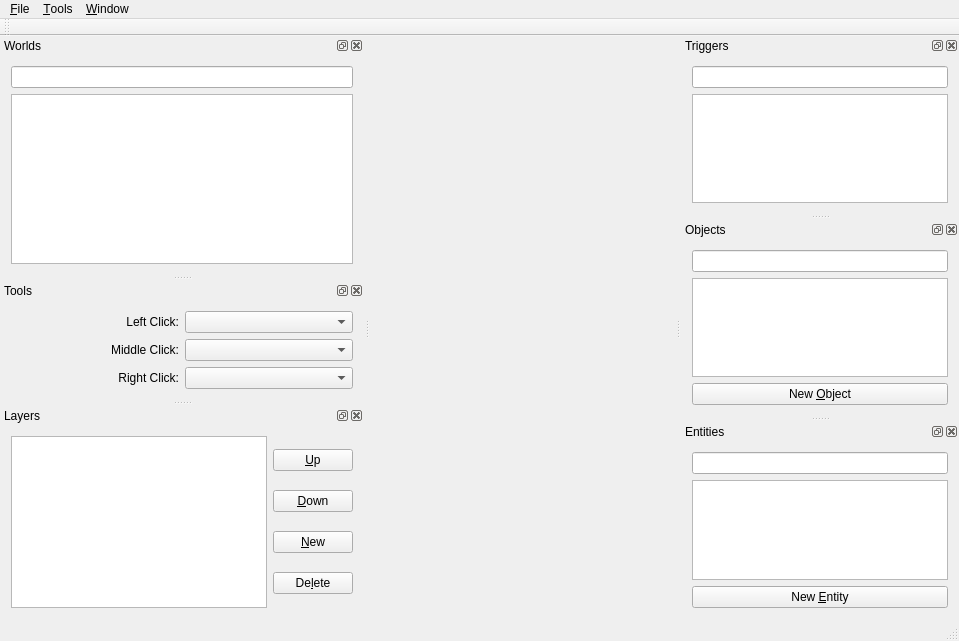
<?xml version="1.0" encoding="UTF-8"?>
<ui version="4.0">
 <class>WorldEditor</class>
 <widget class="QMainWindow" name="WorldEditor">
  <property name="geometry">
   <rect>
    <x>0</x>
    <y>0</y>
    <width>959</width>
    <height>641</height>
   </rect>
  </property>
  <property name="windowTitle">
   <string>Myth of the Ruby Sword World Editor</string>
  </property>
  <widget class="QWidget" name="centralWidget"/>
  <widget class="QMenuBar" name="menuBar">
   <property name="geometry">
    <rect>
     <x>0</x>
     <y>0</y>
     <width>959</width>
     <height>25</height>
    </rect>
   </property>
   <widget class="QMenu" name="menuFile">
    <property name="title">
     <string>&amp;File</string>
    </property>
    <addaction name="actionSave"/>
    <addaction name="actionQuit"/>
   </widget>
   <widget class="QMenu" name="menu_Tools">
    <property name="title">
     <string>&amp;Tools</string>
    </property>
    <addaction name="actionTest"/>
    <addaction name="separator"/>
    <addaction name="actionSettings"/>
   </widget>
   <widget class="QMenu" name="menu_Window">
    <property name="title">
     <string>&amp;Window</string>
    </property>
    <addaction name="actionObjects"/>
    <addaction name="action_Entities"/>
    <addaction name="actionWorlds"/>
    <addaction name="actionTriggers"/>
    <addaction name="actionLayers"/>
    <addaction name="actionTools"/>
   </widget>
   <addaction name="menuFile"/>
   <addaction name="menu_Tools"/>
   <addaction name="menu_Window"/>
  </widget>
  <widget class="QToolBar" name="mainToolBar">
   <attribute name="toolBarArea">
    <enum>TopToolBarArea</enum>
   </attribute>
   <attribute name="toolBarBreak">
    <bool>false</bool>
   </attribute>
  </widget>
  <widget class="QStatusBar" name="statusBar"/>
  <widget class="QDockWidget" name="dock_worlds">
   <property name="windowTitle">
    <string>Worlds</string>
   </property>
   <attribute name="dockWidgetArea">
    <number>1</number>
   </attribute>
   <widget class="QWidget" name="dockWidgetContents_3">
    <layout class="QVBoxLayout" name="verticalLayout_2">
     <item>
      <widget class="QLineEdit" name="txtFilterWorld"/>
     </item>
     <item>
      <widget class="QListWidget" name="list_worlds"/>
     </item>
    </layout>
   </widget>
  </widget>
  <widget class="QDockWidget" name="dock_triggers">
   <property name="windowTitle">
    <string>Triggers</string>
   </property>
   <attribute name="dockWidgetArea">
    <number>2</number>
   </attribute>
   <widget class="QWidget" name="dockWidgetContents_4">
    <layout class="QVBoxLayout" name="verticalLayout_6">
     <item>
      <widget class="QLineEdit" name="txtFilterTriggers"/>
     </item>
     <item>
      <widget class="QListWidget" name="lstTriggers"/>
     </item>
    </layout>
   </widget>
  </widget>
  <widget class="QDockWidget" name="dock_objects">
   <property name="windowTitle">
    <string>Objects</string>
   </property>
   <attribute name="dockWidgetArea">
    <number>2</number>
   </attribute>
   <widget class="QWidget" name="dockWidgetContents_2">
    <layout class="QVBoxLayout" name="verticalLayout_5">
     <item>
      <widget class="QLineEdit" name="txtFilterObjects"/>
     </item>
     <item>
      <widget class="QListWidget" name="lstObjects">
       <property name="dragEnabled">
        <bool>true</bool>
       </property>
       <property name="dragDropMode">
        <enum>QAbstractItemView::DragOnly</enum>
       </property>
      </widget>
     </item>
     <item>
      <widget class="QPushButton" name="btnNewObject">
       <property name="text">
        <string>New &amp;Object</string>
       </property>
      </widget>
     </item>
    </layout>
   </widget>
  </widget>
  <widget class="QDockWidget" name="dock_tools">
   <property name="windowTitle">
    <string>Tools</string>
   </property>
   <attribute name="dockWidgetArea">
    <number>1</number>
   </attribute>
   <widget class="QWidget" name="dockWidgetContents_8">
    <layout class="QVBoxLayout" name="verticalLayout_3">
     <item>
      <layout class="QHBoxLayout" name="horizontalLayout">
       <item>
        <widget class="QLabel" name="label">
         <property name="text">
          <string>Left Click:</string>
         </property>
         <property name="alignment">
          <set>Qt::AlignRight|Qt::AlignTrailing|Qt::AlignVCenter</set>
         </property>
         <property name="buddy">
          <cstring>cboLeftClick</cstring>
         </property>
        </widget>
       </item>
       <item>
        <widget class="QComboBox" name="cboLeftClick"/>
       </item>
      </layout>
     </item>
     <item>
      <layout class="QHBoxLayout" name="horizontalLayout_2">
       <item>
        <widget class="QLabel" name="label_2">
         <property name="text">
          <string>Middle Click:</string>
         </property>
         <property name="alignment">
          <set>Qt::AlignRight|Qt::AlignTrailing|Qt::AlignVCenter</set>
         </property>
        </widget>
       </item>
       <item>
        <widget class="QComboBox" name="cboMiddleClick"/>
       </item>
      </layout>
     </item>
     <item>
      <layout class="QHBoxLayout" name="horizontalLayout_3">
       <item>
        <widget class="QLabel" name="label_3">
         <property name="text">
          <string>Right Click:</string>
         </property>
         <property name="alignment">
          <set>Qt::AlignRight|Qt::AlignTrailing|Qt::AlignVCenter</set>
         </property>
        </widget>
       </item>
       <item>
        <widget class="QComboBox" name="cboRightClick"/>
       </item>
      </layout>
     </item>
    </layout>
   </widget>
  </widget>
  <widget class="QDockWidget" name="dock_layers">
   <property name="windowTitle">
    <string>Layers</string>
   </property>
   <attribute name="dockWidgetArea">
    <number>1</number>
   </attribute>
   <widget class="QWidget" name="dockWidgetContents_5">
    <layout class="QHBoxLayout" name="horizontalLayout_4">
     <item>
      <widget class="QListWidget" name="list_layers"/>
     </item>
     <item>
      <layout class="QVBoxLayout" name="verticalLayout_4">
       <item>
        <widget class="QPushButton" name="btnMoveLayerUp">
         <property name="text">
          <string>&amp;Up</string>
         </property>
        </widget>
       </item>
       <item>
        <widget class="QPushButton" name="btnMoveLayerDown">
         <property name="text">
          <string>&amp;Down</string>
         </property>
        </widget>
       </item>
       <item>
        <widget class="QPushButton" name="btnNewLayer">
         <property name="text">
          <string>&amp;New</string>
         </property>
        </widget>
       </item>
       <item>
        <widget class="QPushButton" name="btnDeleteLayer">
         <property name="text">
          <string>De&amp;lete</string>
         </property>
        </widget>
       </item>
      </layout>
     </item>
    </layout>
   </widget>
  </widget>
  <widget class="QDockWidget" name="dock_entities">
   <property name="windowTitle">
    <string>Entities</string>
   </property>
   <attribute name="dockWidgetArea">
    <number>2</number>
   </attribute>
   <widget class="QWidget" name="dockWidgetContents">
    <layout class="QVBoxLayout" name="verticalLayout">
     <item>
      <widget class="QLineEdit" name="txtFilterEntities"/>
     </item>
     <item>
      <widget class="QListWidget" name="lstEntities">
       <property name="dragEnabled">
        <bool>true</bool>
       </property>
       <property name="dragDropMode">
        <enum>QAbstractItemView::DragDrop</enum>
       </property>
       <property name="movement">
        <enum>QListView::Snap</enum>
       </property>
       <property name="flow">
        <enum>QListView::TopToBottom</enum>
       </property>
       <property name="viewMode">
        <enum>QListView::IconMode</enum>
       </property>
       <property name="uniformItemSizes">
        <bool>false</bool>
       </property>
       <property name="selectionRectVisible">
        <bool>false</bool>
       </property>
       <property name="sortingEnabled">
        <bool>true</bool>
       </property>
      </widget>
     </item>
     <item>
      <widget class="QPushButton" name="btnNewEntity">
       <property name="text">
        <string>New &amp;Entity</string>
       </property>
      </widget>
     </item>
    </layout>
   </widget>
  </widget>
  <action name="actionQuit">
   <property name="text">
    <string>&amp;Quit :(</string>
   </property>
  </action>
  <action name="actionSettings">
   <property name="text">
    <string>&amp;Settings</string>
   </property>
  </action>
  <action name="actionObjects">
   <property name="checkable">
    <bool>true</bool>
   </property>
   <property name="checked">
    <bool>true</bool>
   </property>
   <property name="text">
    <string>&amp;Objects</string>
   </property>
  </action>
  <action name="actionWorlds">
   <property name="checkable">
    <bool>true</bool>
   </property>
   <property name="checked">
    <bool>true</bool>
   </property>
   <property name="text">
    <string>&amp;Worlds</string>
   </property>
  </action>
  <action name="actionTriggers">
   <property name="checkable">
    <bool>true</bool>
   </property>
   <property name="checked">
    <bool>true</bool>
   </property>
   <property name="text">
    <string>&amp;Triggers</string>
   </property>
  </action>
  <action name="actionLayers">
   <property name="checkable">
    <bool>true</bool>
   </property>
   <property name="checked">
    <bool>true</bool>
   </property>
   <property name="text">
    <string>&amp;Layers</string>
   </property>
  </action>
  <action name="actionTools">
   <property name="checkable">
    <bool>true</bool>
   </property>
   <property name="checked">
    <bool>true</bool>
   </property>
   <property name="text">
    <string>&amp;Tools</string>
   </property>
  </action>
  <action name="actionTest">
   <property name="text">
    <string>&amp;Test</string>
   </property>
   <property name="shortcut">
    <string>F5</string>
   </property>
  </action>
  <action name="actionSetStartingPoint">
   <property name="text">
    <string>Set Starting &amp;Point</string>
   </property>
  </action>
  <action name="action_Entities">
   <property name="checkable">
    <bool>true</bool>
   </property>
   <property name="checked">
    <bool>true</bool>
   </property>
   <property name="text">
    <string>&amp;Entities</string>
   </property>
  </action>
  <action name="actionSave">
   <property name="text">
    <string>&amp;Save the World</string>
   </property>
   <property name="shortcut">
    <string>Ctrl+S</string>
   </property>
  </action>
 </widget>
 <layoutdefault spacing="6" margin="11"/>
 <resources/>
 <connections/>
</ui>
